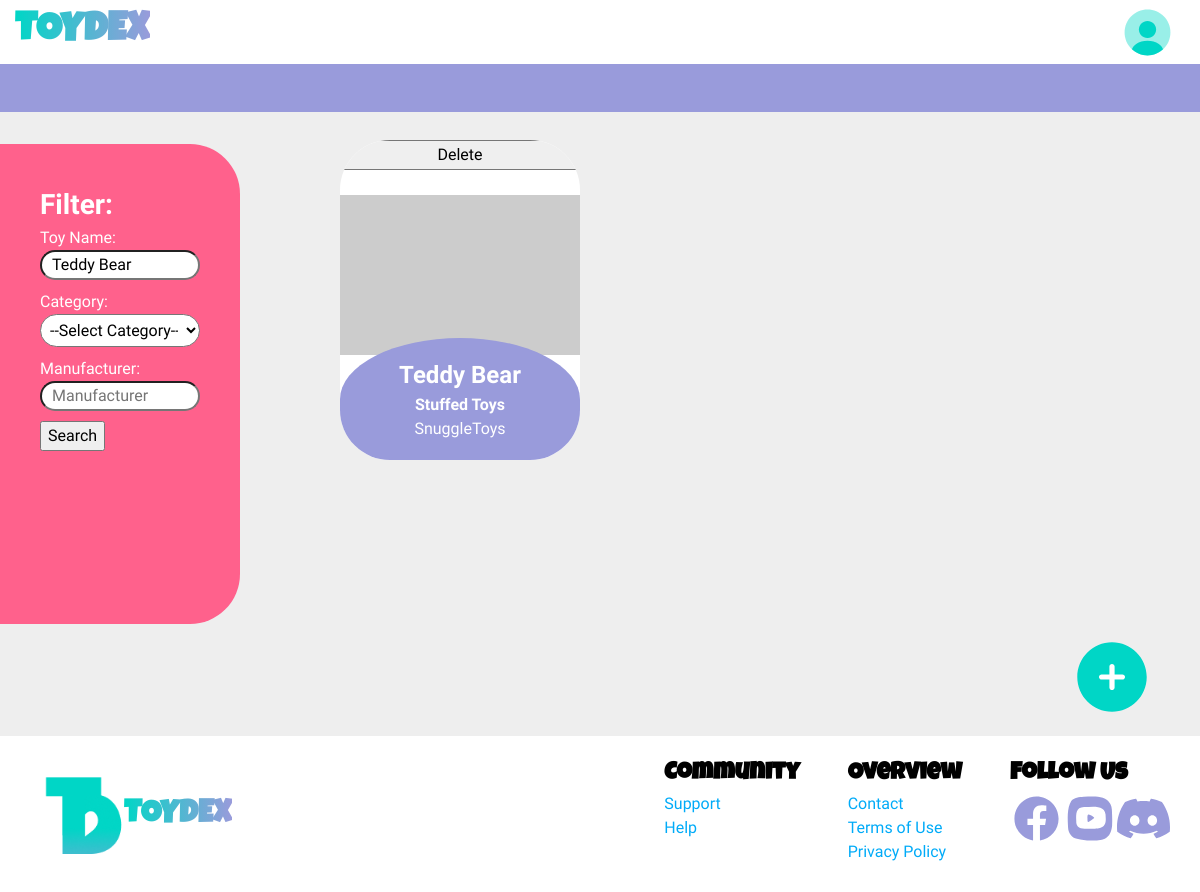
/home.php?toy-name=Teddy Bear, run on the app's committed database.
### tables this page shows
CREATE TABLE `toyitem` (
  `item_id` int(11) NOT NULL,
  `name` varchar(100) NOT NULL,
  `description` text DEFAULT NULL,
  `brand` varchar(100) DEFAULT NULL,
  `category` varchar(100) DEFAULT NULL
);

### home.php (the view, shortened to what this page needs)
<?php
include 'DBConnector.php';
?>
<!DOCTYPE html>
<html lang="en">
<head>
    <link rel="stylesheet" href="styles.css">
</head>
<body>
    <section class="home">
        <header>
            <div class="main-header">
                <h1 class="toydex-logo">TOYDEX</h1>
                <nav>
                    <ul>
                        <li><a href="#"><img src="images/profile-circle-svgrepo-com.svg" alt="profile"></a></li>
                    </ul>
                </nav>
            </div>
            <div class="divider"></div>
        </header>
        <section class="filter-item-container">
            <div class="filter-container">
                <h2>Filter:</h2>
                <form action="" method="get" class="form-vertical">
                    <div class="form-group">
                        <label>Toy Name:</label>
                        <input type="text" name="toy-name" placeholder="Toy Name" value="<?php echo isset($_GET['toy-name']) ? htmlspecialchars($_GET['toy-name']) : ''; ?>">
                    </div>
                    <div class="form-group">
                        <label>Category:</label>
                        <select class="expand" name="category" placeholder="Category">
                            <option value="">--Select Category--</option>
                        </select>
                    </div>
                    <div class="form-group">
                        <label>Manufacturer:</label>
                        <input type="text" name="manufacturer" placeholder="Manufacturer" value="<?php echo isset($_GET['manufacturer']) ? htmlspecialchars($_GET['manufacturer']) : ''; ?>">
                    </div>
                    <div class="search-container">
                        <button type="submit">Search</button>
                    </div>
                </form>
            </div>
            <div class="items-container">
                <ul class="items-list">
                    <?php
                    if (isset($_GET['toy-name']) || isset($_GET['category']) || isset($_GET['manufacturer'])) {
                        $sql = "SELECT toyitem.name, toyitem.description, toyitem.item_id, toyimage.image_url, toyitem.brand, toyitem.category
                                FROM toyitem
                                INNER JOIN has ON toyitem.item_id = has.item_id
                                INNER JOIN toyimage ON toyimage.image_id = has.image_id
                                WHERE 1=1";
                        $params = [];
                        $types = '';
                        if (!empty($_GET['toy-name'])) {
                            $sql .= " AND toyitem.name LIKE ?";
                            $params[] = '%' . $_GET['toy-name'] . '%';
                            $types .= 's';
                        }
                        $stmt = $conn->prepare($sql);
                        if (!empty($params)) {
                            $stmt->bind_param($types, ...$params);
                        }
                        $stmt->execute();
                        $result = $stmt->get_result();
                        if ($result->num_rows > 0) {
                            while($row = $result->fetch_assoc()) {
                                echo "<li id='".$row['item_id']."'>
                                        <div class='li-content'>
                                            <button onclick=\"if(confirm('Are you sure you want to delete this toy?')){document.getElementById('deleteForm_".$row['item_id']."').submit();}\" class='delete-btn'>Delete</button>
                                            <form id='deleteForm_".$row['item_id']."' action='delete_toy.php' method='post' style='display: none;'>
                                                <input type='hidden' name='item_id' value='" . $row['item_id'] . "'>
                                            </form>
                                            <div class='main-img'>
                                                <img src='".$row['image_url']."'>
                                            </div>
                                            <div class='bubble-text'>
                                                <h2>".htmlspecialchars($row['name'])."</h2>
                                                <h4>".htmlspecialchars($row['category'])."</h4>
                                                <p>".htmlspecialchars($row['brand'])."</p>
                                            </div>
                                        </div>
                                    </li>";
                            }
                        } else {
                            echo "<p class='no-results'>No item(s) found matching your criteria.</p>";
                        }
                    }
                    ?>
                </ul>
            </div>
        </section>
        <div class="add">
            <button id="add-item" onclick="openAddPopup()"><img src = "images/add-circle-svgrepo-com.svg"></button>
        </div>
    </section>
    <footer>
        <div class="logo">
            <img src="images/logo.png">
            <h1>TOYDEX</h1>
        </div>
        <div class="labels">
            <div class="label">
                <h2>Community</h2>
                <a href="#">Support</a>
                <a href="#">Help</a>
            </div>
            <div class="label">
                <h2>Overview</h2>
                <a href="#">Contact</a>
                <a href="#">Terms of Use</a>
                <a href="#">Privacy Policy</a>
            </div>
            <div class="label">
                <h2>Follow Us</h2>
                <div class="icons">
                    <a href="#"><img src="images/facebook-svgrepo-com.svg"></a>
                    <a href="#"><img src="images/youtube-svgrepo-com.svg"></a>
                    <a href="#"><img src="images/discord-fill-svgrepo-com.svg"></a>
                </div>
            </div>
        </div>
    </footer>
</body>
</html>

### data on the page
toyitem: name "Teddy Bear", category "Stuffed Toys", brand "SnuggleToys"
